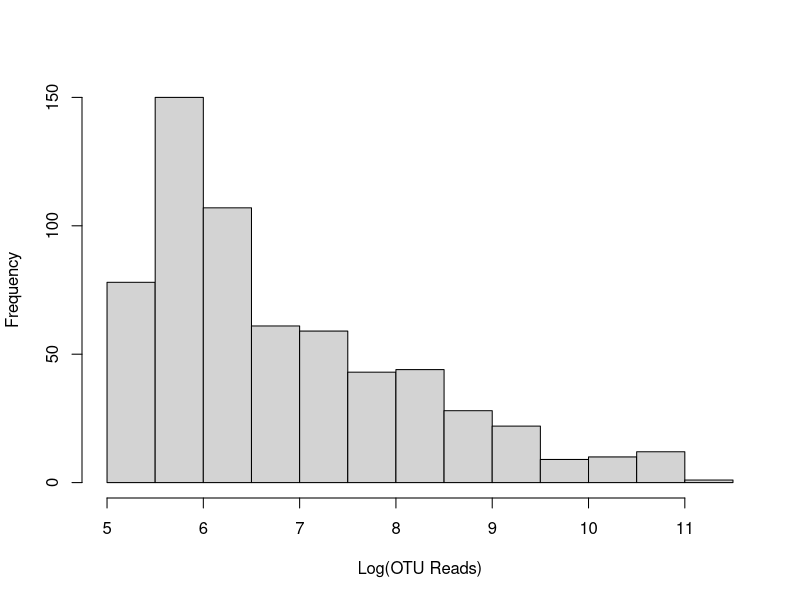

The R script that drew this image:
#Script to process the raw the data

#create an environment to run everything in
e <- new.env()

#mb has the raw read counts per sample
with(e, {
mb <- read.csv("ReadCounts.csv")

#oxy.taxa contains taxonomic names for the OTUs
oxy.taxa <- read.csv("otu_table_NALB_relative_abundance_trans.csv")
oxy.taxa <- oxy.taxa[33:34,-1*(2:7)]
oxy.taxa <- droplevels(oxy.taxa)

#dropping some otus because they had no taxonomic designation
missing <- names(mb)[!names(mb) %in% names(oxy.taxa)] #5 missing
mb[,missing] #see the OTUs being dropped

#metadata has 7 variables related to the feeding trials
#sample ID, animal ID, time point, oxalate concentrations in pellets,
#oxalate consumed, oxalate excreted, and oxalate degraded
metadata <- read.csv("metadata.csv")
names(metadata)[1] <- "Sample"

#add the metadata to the read count data
mb <- merge(metadata,mb)

#the way the data are being processed for the AR(1)
#utilizes the fact that row i and row i+1 represent a samples
#from t and t+1 respectively

#The next 4 lines interject an extra row between
#time series from different individuals. This helps with formatting
#the data later; specifically these rows will be used to eliminate
#data where we did not have samples at time t and t+1 for an
#individual.
extraStep <- c(unique(mb$Time.Point),1000)
extraSet2<-expand.grid(extraStep,unique(mb$Animal))
names(extraSet2)<-c("Time.Point","Animal")
oxy.full <-merge(extraSet2,mb,all.x=T) #merge in the fake timepoints, note these all show up as rows of NAs

#sort the data appropriately for forming the time series
oxy.full <- oxy.full[do.call("order",oxy.full[,c("Animal","Time.Point")]),]

#create a model matrix for the individual factor (Animal ID)
animal.matrix<-as.matrix(model.matrix(~oxy.full$Animal-1))

#drop some of the metadata that will not be used for the analysis
oxy.full <- oxy.full[, ! names(oxy.full) %in% c("Time.Point","Animal","Sample","Oxalate.Concentration")]

#Because of the large number of OTUs, many of which are largely 0s,
#we need to filter the data some. The top 10% will be kept (data frame top10).
otuReads <- colSums(oxy.full[,! names(oxy.full) %in% c("Oxalate.Consumed", "Oxalate.Excreted", "Oxalate.Degraded", "Total.Reads")], na.rm = T) #sum the reads for each OTU
keepOTU <- names(otuReads)[otuReads > quantile(otuReads,0.9)] #get the names of the OTUs in the top 10%
top10 <- oxy.full[,union(keepOTU,c("Oxalate.Consumed", "Oxalate.Excreted", "Oxalate.Degraded", "Total.Reads"))]

#a quick histogram of the total read counts for the OTUs in 
hist(log(colSums(top10[,! names(top10) %in% c("Oxalate.Consumed", "Oxalate.Excreted", "Oxalate.Degraded", "Total.Reads")],na.rm=T)), xlab = "Log(OTU Reads)",main = NULL)

#create a couple of vectors indicating which columns should be
#in the X and Y matrices
xNames <- setdiff(names(top10), c("Oxalate.Consumed","Oxalate.Excreted","Oxalate.Degraded", "Total.Reads")) #gives strictly OTU names (i.e. denovoXXXXXX)
yNames <- setdiff(names(top10), c("Oxalate.Consumed")) #gives all OTUs in top10 + oxalate excreted and degraded

#create the X matrix (time t) and Y matrix (time t+1)
X <- top10[1:(nrow(top10)-1),]
Y <- top10[2:nrow(top10), ]

X[,xNames] <- X[,xNames] / X[,"Total.Reads"] #make OTU data in X relative abundances
X <- X[,!names(X) %in% c("Oxalate.Excreted","Oxalate.Degraded")]  #drop excreted and degraded
X <- cbind(animal.matrix[1:(nrow(animal.matrix)-1),], X) #add in the model matrix for subject offsets

#the next command uses NAs to identify which rows of X and Y should
#be dropped (because of missing data); any rows where oxalated consumed
#is NA in either X or Y indicates a bad data point
useMe<- ! (is.na(Y$Oxalate.Consumed)|is.na(X$Oxalate.Consumed))
X <- X[useMe,]
Y <- Y[useMe,]

#because of the study design, oxalate consumption actually needs
#to be shifted (i.e. have a different lag)
X$Oxalate.Consumed <- Y$Oxalate.Consumed 

#write to the global environment
X <<- X
Y <<- Y
oxy.taxa <<- oxy.taxa
}) #end with()

#cleanup
rm(e)